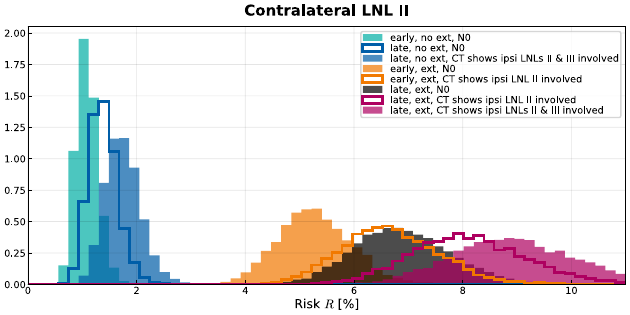

Reproduce this figure in Python.
"""
Plot historgams over risks for involvement in LNL II contralaterally
given different diagnosis scenarios.
"""
from pathlib import Path
import matplotlib.pyplot as plt

import numpy as np
import lyscripts.plot.histograms as lyhist

from _utils import Histogram, Posterior, draw


DATA_DIR = Path("../data")
USZ_COLORS = {
    "blue": '#005ea8',
    "green": '#00afa5',
    "orange": '#f17900',
    "red": '#ae0060',
    "gray": '#c5d5db',
}


if __name__ == "__main__":
    plt.style.use("../../../.mplstyle")

    fig, ax = plt.subplots(figsize=lyhist.get_size(width="full", ratio=2.))

    plots = []
    plots.append(Histogram(
        filename=DATA_DIR / "complete-v1-contraII-risks.hdf5",
        dataname="contra-II/N0/early/noext",
        kwargs={
            "color": USZ_COLORS["green"],
            "label": "early, no ext, N0",
        }
    ))
    plots.append(Histogram(
        filename=DATA_DIR / "complete-v1-contraII-risks.hdf5",
        dataname="contra-II/N0/late/noext",
        kwargs={
            "color": USZ_COLORS["blue"],
            "label": "late, no ext, N0",
            "histtype": "step",
            "linewidth": 2.,
            "alpha": 1.,
        }
    ))
    plots.append(Histogram(
        filename=DATA_DIR / "complete-v1-contraII-risks.hdf5",
        dataname="contra-II/ipsi-IIandIII/late/noext",
        kwargs={
            "color": USZ_COLORS["blue"],
            "label": "late, no ext, CT shows ipsi LNLs II & III involved",
        }
    ))
    plots.append(Histogram(
        filename=DATA_DIR / "complete-v1-contraII-risks.hdf5",
        dataname="contra-II/N0/early/ext",
        kwargs={
            "color": USZ_COLORS["orange"],
            "label": "early, ext, N0",
        }
    ))
    plots.append(Histogram(
        filename=DATA_DIR / "complete-v1-contraII-risks.hdf5",
        dataname="contra-II/ipsi-II/early/ext",
        kwargs={
            "color": USZ_COLORS["orange"],
            "label": "early, ext, CT shows ipsi LNL II involved",
            "histtype": "step",
            "linewidth": 2.,
            "alpha": 1.,
            "linestyle": "-",
        }
    ))
    plots.append(Histogram(
        filename=DATA_DIR / "complete-v1-contraII-risks.hdf5",
        dataname="contra-II/N0/late/ext",
        kwargs={
            "color": "black",
            "label": "late, ext, N0",
        }
    ))
    plots.append(Histogram(
        filename=DATA_DIR / "complete-v1-contraII-risks.hdf5",
        dataname="contra-II/ipsi-II/late/ext",
        kwargs={
            "color": USZ_COLORS["red"],
            "label": "late, ext, CT shows ipsi LNL II involved",
            "histtype": "step",
            "linewidth": 2.,
            "alpha": 1.,
            "linestyle": "-",
        }
    ))
    plots.append(Histogram(
        filename=DATA_DIR / "complete-v1-contraII-risks.hdf5",
        dataname="contra-II/ipsi-IIandIII/late/ext",
        kwargs={
            "color": USZ_COLORS["red"],
            "label": "late, ext, CT shows ipsi LNLs II & III involved",
        }
    ))

    draw(ax, contents=plots, xlim=(0., 11.))

    ax.legend()
    ax.set_xlabel("Risk $R$ [%]")
    ax.set_title(
        "Contralateral LNL II",
        fontweight="bold",
        fontsize="large",
    )

    plt.savefig(Path(__file__).with_suffix(".svg"))
